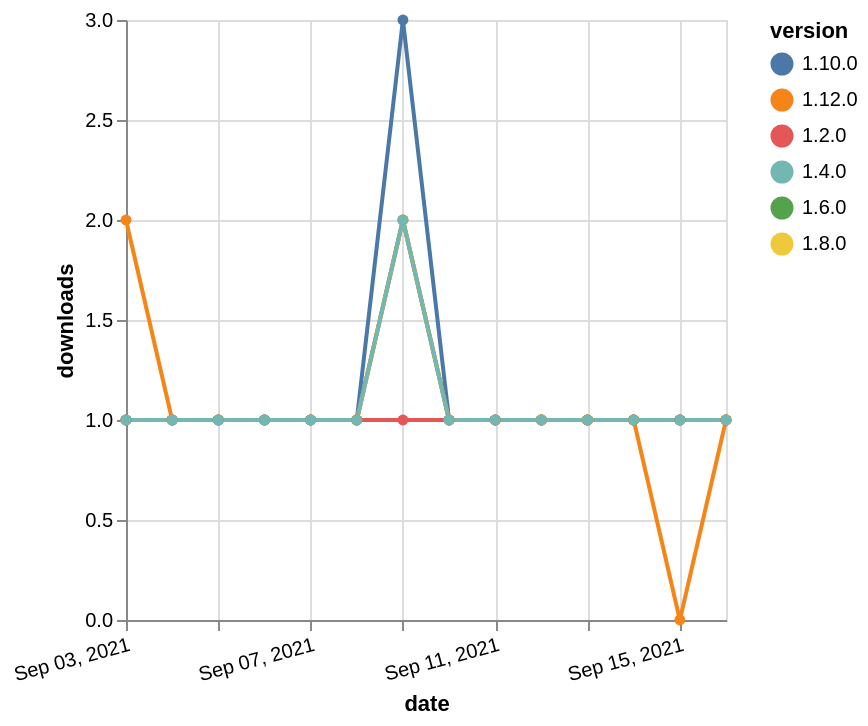

The Vega-Lite source for this figure:
### Vega-Lite specification from a JSON file in a GitHub repository (floating-point values rounded to 4 significant figures)
{"$schema": "https://vega.github.io/schema/vega-lite/v5.json", "description": "A simple bar chart with embedded data.", "data": {"values": [{"date": "2021-09-03", "total": 171, "delta": 1, "version": "1.6.0"}, {"date": "2021-09-04", "total": 172, "delta": 1, "version": "1.6.0"}, {"date": "2021-09-05", "total": 173, "delta": 1, "version": "1.6.0"}, {"date": "2021-09-06", "total": 174, "delta": 1, "version": "1.6.0"}, {"date": "2021-09-07", "total": 175, "delta": 1, "version": "1.6.0"}, {"date": "2021-09-08", "total": 176, "delta": 1, "version": "1.6.0"}, {"date": "2021-09-09", "total": 178, "delta": 2, "version": "1.6.0"}, {"date": "2021-09-10", "total": 179, "delta": 1, "version": "1.6.0"}, {"date": "2021-09-11", "total": 180, "delta": 1, "version": "1.6.0"}, {"date": "2021-09-12", "total": 181, "delta": 1, "version": "1.6.0"}, {"date": "2021-09-13", "total": 182, "delta": 1, "version": "1.6.0"}, {"date": "2021-09-14", "total": 183, "delta": 1, "version": "1.6.0"}, {"date": "2021-09-15", "total": 184, "delta": 1, "version": "1.6.0"}, {"date": "2021-09-16", "total": 185, "delta": 1, "version": "1.6.0"}, {"date": "2021-09-03", "total": 141, "delta": 1, "version": "1.8.0"}, {"date": "2021-09-04", "total": 142, "delta": 1, "version": "1.8.0"}, {"date": "2021-09-05", "total": 143, "delta": 1, "version": "1.8.0"}, {"date": "2021-09-06", "total": 144, "delta": 1, "version": "1.8.0"}, {"date": "2021-09-07", "total": 145, "delta": 1, "version": "1.8.0"}, {"date": "2021-09-08", "total": 146, "delta": 1, "version": "1.8.0"}, {"date": "2021-09-09", "total": 148, "delta": 2, "version": "1.8.0"}, {"date": "2021-09-10", "total": 149, "delta": 1, "version": "1.8.0"}, {"date": "2021-09-11", "total": 150, "delta": 1, "version": "1.8.0"}, {"date": "2021-09-12", "total": 151, "delta": 1, "version": "1.8.0"}, {"date": "2021-09-13", "total": 152, "delta": 1, "version": "1.8.0"}, {"date": "2021-09-14", "total": 153, "delta": 1, "version": "1.8.0"}, {"date": "2021-09-15", "total": 154, "delta": 1, "version": "1.8.0"}, {"date": "2021-09-16", "total": 155, "delta": 1, "version": "1.8.0"}, {"date": "2021-09-03", "total": 159, "delta": 1, "version": "1.10.0"}, {"date": "2021-09-04", "total": 160, "delta": 1, "version": "1.10.0"}, {"date": "2021-09-05", "total": 161, "delta": 1, "version": "1.10.0"}, {"date": "2021-09-06", "total": 162, "delta": 1, "version": "1.10.0"}, {"date": "2021-09-07", "total": 163, "delta": 1, "version": "1.10.0"}, {"date": "2021-09-08", "total": 164, "delta": 1, "version": "1.10.0"}, {"date": "2021-09-09", "total": 167, "delta": 3, "version": "1.10.0"}, {"date": "2021-09-10", "total": 168, "delta": 1, "version": "1.10.0"}, {"date": "2021-09-11", "total": 169, "delta": 1, "version": "1.10.0"}, {"date": "2021-09-12", "total": 170, "delta": 1, "version": "1.10.0"}, {"date": "2021-09-13", "total": 171, "delta": 1, "version": "1.10.0"}, {"date": "2021-09-14", "total": 172, "delta": 1, "version": "1.10.0"}, {"date": "2021-09-15", "total": 173, "delta": 1, "version": "1.10.0"}, {"date": "2021-09-16", "total": 174, "delta": 1, "version": "1.10.0"}, {"date": "2021-09-03", "total": 215, "delta": 1, "version": "1.2.0"}, {"date": "2021-09-04", "total": 216, "delta": 1, "version": "1.2.0"}, {"date": "2021-09-05", "total": 217, "delta": 1, "version": "1.2.0"}, {"date": "2021-09-06", "total": 218, "delta": 1, "version": "1.2.0"}, {"date": "2021-09-07", "total": 219, "delta": 1, "version": "1.2.0"}, {"date": "2021-09-08", "total": 220, "delta": 1, "version": "1.2.0"}, {"date": "2021-09-09", "total": 221, "delta": 1, "version": "1.2.0"}, {"date": "2021-09-10", "total": 222, "delta": 1, "version": "1.2.0"}, {"date": "2021-09-11", "total": 223, "delta": 1, "version": "1.2.0"}, {"date": "2021-09-12", "total": 224, "delta": 1, "version": "1.2.0"}, {"date": "2021-09-13", "total": 225, "delta": 1, "version": "1.2.0"}, {"date": "2021-09-14", "total": 226, "delta": 1, "version": "1.2.0"}, {"date": "2021-09-15", "total": 227, "delta": 1, "version": "1.2.0"}, {"date": "2021-09-16", "total": 228, "delta": 1, "version": "1.2.0"}, {"date": "2021-09-03", "total": 114, "delta": 2, "version": "1.12.0"}, {"date": "2021-09-04", "total": 115, "delta": 1, "version": "1.12.0"}, {"date": "2021-09-05", "total": 116, "delta": 1, "version": "1.12.0"}, {"date": "2021-09-06", "total": 117, "delta": 1, "version": "1.12.0"}, {"date": "2021-09-07", "total": 118, "delta": 1, "version": "1.12.0"}, {"date": "2021-09-08", "total": 119, "delta": 1, "version": "1.12.0"}, {"date": "2021-09-09", "total": 121, "delta": 2, "version": "1.12.0"}, {"date": "2021-09-10", "total": 122, "delta": 1, "version": "1.12.0"}, {"date": "2021-09-11", "total": 123, "delta": 1, "version": "1.12.0"}, {"date": "2021-09-12", "total": 124, "delta": 1, "version": "1.12.0"}, {"date": "2021-09-13", "total": 125, "delta": 1, "version": "1.12.0"}, {"date": "2021-09-14", "total": 126, "delta": 1, "version": "1.12.0"}, {"date": "2021-09-15", "total": 126, "delta": 0, "version": "1.12.0"}, {"date": "2021-09-16", "total": 127, "delta": 1, "version": "1.12.0"}, {"date": "2021-09-03", "total": 185, "delta": 1, "version": "1.4.0"}, {"date": "2021-09-04", "total": 186, "delta": 1, "version": "1.4.0"}, {"date": "2021-09-05", "total": 187, "delta": 1, "version": "1.4.0"}, {"date": "2021-09-06", "total": 188, "delta": 1, "version": "1.4.0"}, {"date": "2021-09-07", "total": 189, "delta": 1, "version": "1.4.0"}, {"date": "2021-09-08", "total": 190, "delta": 1, "version": "1.4.0"}, {"date": "2021-09-09", "total": 192, "delta": 2, "version": "1.4.0"}, {"date": "2021-09-10", "total": 193, "delta": 1, "version": "1.4.0"}, {"date": "2021-09-11", "total": 194, "delta": 1, "version": "1.4.0"}, {"date": "2021-09-12", "total": 195, "delta": 1, "version": "1.4.0"}, {"date": "2021-09-13", "total": 196, "delta": 1, "version": "1.4.0"}, {"date": "2021-09-14", "total": 197, "delta": 1, "version": "1.4.0"}, {"date": "2021-09-15", "total": 198, "delta": 1, "version": "1.4.0"}, {"date": "2021-09-16", "total": 199, "delta": 1, "version": "1.4.0"}]}, "width": "container", "mark": {"type": "line", "point": {"filled": true}}, "encoding": {"x": {"field": "date", "type": "temporal", "timeUnit": "yearmonthdate", "title": "date", "axis": {"labelAngle": -15}}, "y": {"field": "delta", "type": "quantitative", "title": "downloads"}, "color": {"field": "version", "type": "nominal"}, "tooltip": {"field": "delta"}}}
